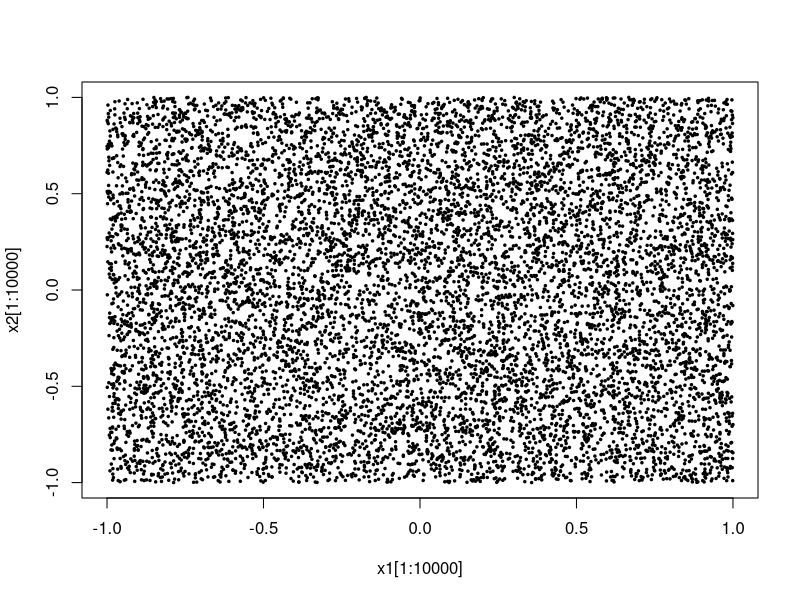
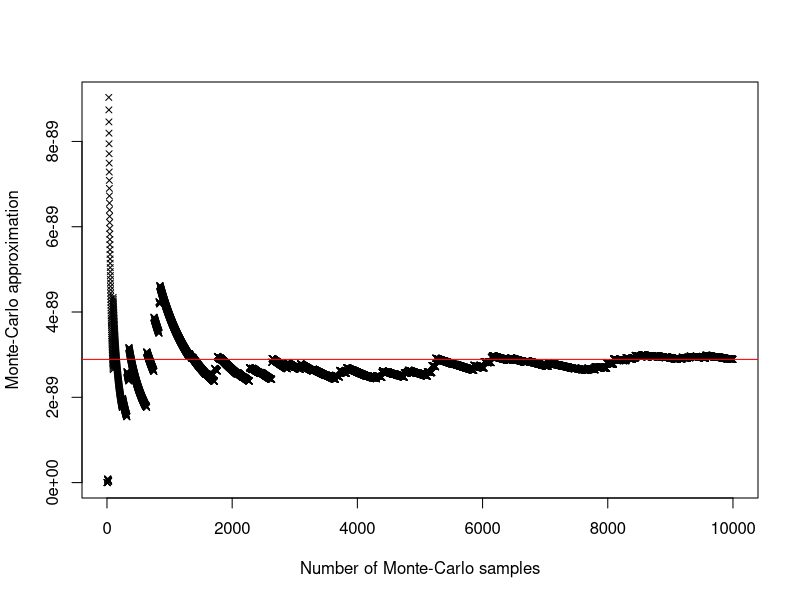
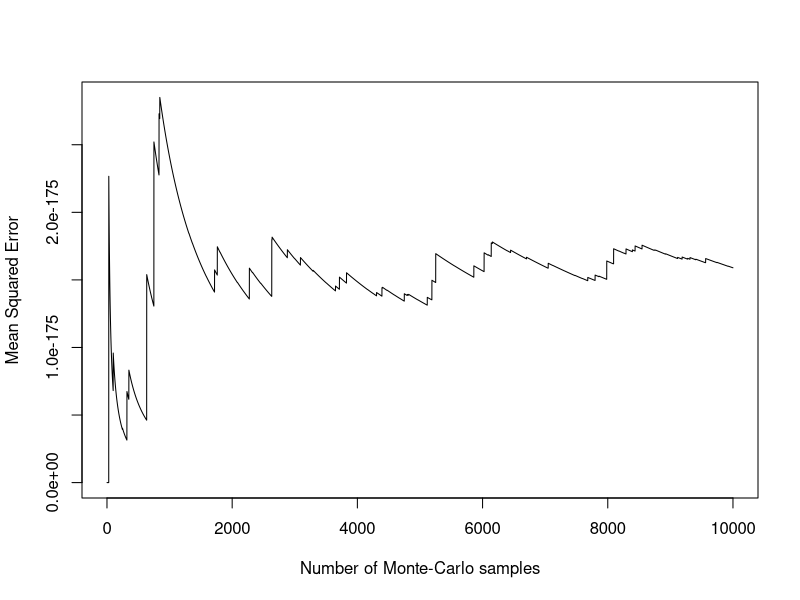

Write the R code that produced these figures, in order. (Note: this script raises an error after producing the figures.)
# 1. ###########################################################################

# Monte-Carlo approximation of pi
n <- 1000000
x1 <- runif(n, min = -1, max = 1)
x2 <- runif(n, min = -1, max = 1)
indicator <- ((x1^2 + x2^2) <= 1) * 4
result <- mean(indicator)

# TODO
# quadratic format: dev.new(width = 5, height = 5)
# different colors of points
# circle line
plot(x1[1:10000],x2[1:10000], pch = 20, cex = 0.5)

# 2. ###########################################################################

# Using pnorm
1- pnorm(20)

# Naive Monte-Carlo approximation
n <- 1000000
x <- rnorm(n)
indicator <- (x > 20) * 1
result <- mean(indicator)

# Monte-Carlo integration after substitution Y := 1/X
n <- 10000
u <- runif(n, min = 0, max = 1/20)
g <- (1/20) * (1/sqrt(2*pi)) * exp(-1/(2*(u^2))) * (1/(u^2))
result <- mean(g)

# Compute mean with each new sample
vecMeans <- cumsum(g) / (1:n)

# Plot means against number of samples
plot(1:n, vecMeans,
     xlab = "Number of Monte-Carlo samples",
     ylab = "Monte-Carlo approximation",
     pch = 4,
     cex = 0.8)
abline(vecMeans[n], 0, col = "red")

# Plot MSE against number of samples (inefficient implementation...)
MSE <- rep(0, n)
for (i in 1:n) {
  MSE[i] <- mean((g[1:i] - vecMeans[i])^2)
}

plot(1:n, MSE,
     xlab = "Number of Monte-Carlo samples",
     ylab = "Mean Squared Error",
     type = "l",
     cex = 0.8)

# TODO
# error estimation
# implement as a function

# 3. ###########################################################################

# Using R's integrate function
h1 <- function(x) {
  return((cos(50*x)+sin(20*x))^2)
}
resultInt <- integrate(h1, 0, 1)

# Using Monte-Carlo integration
n <- 1000000
u <- runif(n)
resultMC <- mean(h1(u))

# TODO
# error estimation and compare with error of integrate function

# Using R's integrate function
h2 <- function(x) {
  return(sin(1/x))
}
resultInt <- integrate(h2, 0, 1)

# Using Monte-Carlo integration
n <- 1000000
u <- runif(n)
resultMC <- mean(h2(u))

# TODO
# error estimation and compare with error of integrate function


# 4. ###########################################################################

n <- 1000
areas <- rep(0, n)

for (i in 1:n) {
  x <- runif(3)
  y <- runif(3)
  areas[i] <- abs(0.5 * det(matrix(c(x, y, c(1, 1, 1)), nrow = 3, ncol = 3)))
}

result <- mean(areas)

# Compute mean with each new sample
vecMeans <- cumsum(areas) / (1:n)

# Plot means against number of samples
plot(1:n, vecMeans,
     xlab = "Number of Monte-Carlo samples",
     ylab = "Monte-Carlo approximation",
     pch = 4,
     cex = 0.8)
abline(vecMeans[n], 0, col = "red")

# TODO
# error estimation
